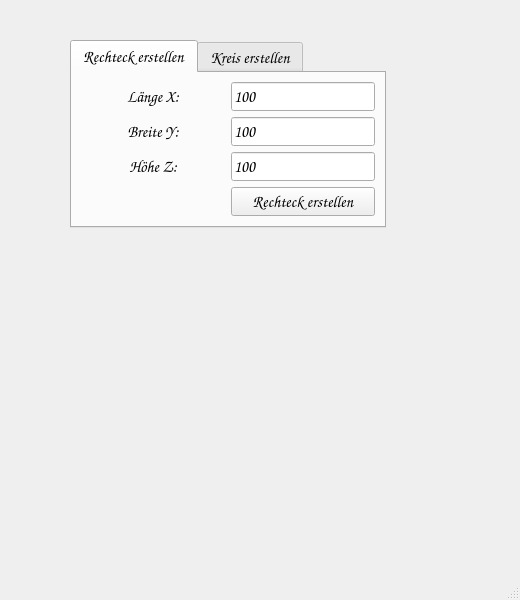
<?xml version="1.0" encoding="UTF-8"?>
<ui version="4.0">
 <class>frm_main_window</class>
 <widget class="QMainWindow" name="frm_main_window">
  <property name="geometry">
   <rect>
    <x>0</x>
    <y>0</y>
    <width>520</width>
    <height>600</height>
   </rect>
  </property>
  <property name="windowTitle">
   <string>MainWindow</string>
  </property>
  <widget class="QWidget" name="centralwidget">
   <widget class="QTabWidget" name="tw_rohteil_erstellen">
    <property name="geometry">
     <rect>
      <x>70</x>
      <y>40</y>
      <width>316</width>
      <height>188</height>
     </rect>
    </property>
    <property name="font">
     <font>
      <family>Comic Sans MS</family>
      <pointsize>12</pointsize>
      <bold>false</bold>
     </font>
    </property>
    <property name="focusPolicy">
     <enum>Qt::FocusPolicy::NoFocus</enum>
    </property>
    <property name="currentIndex">
     <number>0</number>
    </property>
    <widget class="QWidget" name="tab_rechteck">
     <attribute name="title">
      <string>Rechteck erstellen</string>
     </attribute>
     <layout class="QGridLayout" name="gridLayout">
      <item row="0" column="0">
       <widget class="QLabel" name="lb_rechteck_laenge">
        <property name="font">
         <font>
          <family>Comic Sans MS</family>
          <pointsize>12</pointsize>
          <bold>false</bold>
         </font>
        </property>
        <property name="text">
         <string>Länge X:</string>
        </property>
        <property name="alignment">
         <set>Qt::AlignmentFlag::AlignCenter</set>
        </property>
       </widget>
      </item>
      <item row="0" column="1">
       <widget class="QLineEdit" name="le_rechteck_laenge">
        <property name="text">
         <string>100</string>
        </property>
       </widget>
      </item>
      <item row="1" column="0">
       <widget class="QLabel" name="lb_rechteck_breite">
        <property name="font">
         <font>
          <family>Comic Sans MS</family>
          <pointsize>12</pointsize>
          <bold>false</bold>
         </font>
        </property>
        <property name="text">
         <string>Breite Y:</string>
        </property>
        <property name="alignment">
         <set>Qt::AlignmentFlag::AlignCenter</set>
        </property>
       </widget>
      </item>
      <item row="1" column="1">
       <widget class="QLineEdit" name="le_rechteck_breite">
        <property name="font">
         <font>
          <family>Comic Sans MS</family>
          <pointsize>12</pointsize>
          <bold>false</bold>
         </font>
        </property>
        <property name="text">
         <string>100</string>
        </property>
       </widget>
      </item>
      <item row="2" column="0">
       <widget class="QLabel" name="lb_rechteck_hoehe">
        <property name="font">
         <font>
          <family>Comic Sans MS</family>
          <pointsize>12</pointsize>
          <bold>false</bold>
         </font>
        </property>
        <property name="text">
         <string>Höhe Z:</string>
        </property>
        <property name="alignment">
         <set>Qt::AlignmentFlag::AlignCenter</set>
        </property>
       </widget>
      </item>
      <item row="2" column="1">
       <widget class="QLineEdit" name="le_rechteck_hoehe">
        <property name="font">
         <font>
          <family>Comic Sans MS</family>
          <pointsize>12</pointsize>
          <bold>false</bold>
         </font>
        </property>
        <property name="text">
         <string>100</string>
        </property>
       </widget>
      </item>
      <item row="3" column="1">
       <widget class="QPushButton" name="pb_rechteck">
        <property name="font">
         <font>
          <family>Comic Sans MS</family>
          <pointsize>12</pointsize>
          <bold>true</bold>
         </font>
        </property>
        <property name="text">
         <string>Rechteck erstellen</string>
        </property>
       </widget>
      </item>
      <item row="3" column="0">
       <spacer name="horizontalSpacer">
        <property name="orientation">
         <enum>Qt::Orientation::Horizontal</enum>
        </property>
        <property name="sizeHint" stdset="0">
         <size>
          <width>40</width>
          <height>20</height>
         </size>
        </property>
       </spacer>
      </item>
     </layout>
    </widget>
    <widget class="QWidget" name="tab_kreis">
     <attribute name="title">
      <string>Kreis erstellen</string>
     </attribute>
     <layout class="QGridLayout" name="gridLayout_2">
      <item row="0" column="1">
       <widget class="QLineEdit" name="le_kreis_durchmesser">
        <property name="text">
         <string>100</string>
        </property>
       </widget>
      </item>
      <item row="2" column="0">
       <spacer name="horizontalSpacer_2">
        <property name="orientation">
         <enum>Qt::Orientation::Horizontal</enum>
        </property>
        <property name="sizeHint" stdset="0">
         <size>
          <width>40</width>
          <height>20</height>
         </size>
        </property>
       </spacer>
      </item>
      <item row="0" column="0">
       <widget class="QLabel" name="lb_kreis_durchmesser">
        <property name="font">
         <font>
          <family>Comic Sans MS</family>
          <pointsize>12</pointsize>
          <bold>false</bold>
         </font>
        </property>
        <property name="text">
         <string>Durchmesser:</string>
        </property>
        <property name="alignment">
         <set>Qt::AlignmentFlag::AlignCenter</set>
        </property>
       </widget>
      </item>
      <item row="1" column="1">
       <widget class="QLineEdit" name="le_kreis_hoehe">
        <property name="text">
         <string>100</string>
        </property>
       </widget>
      </item>
      <item row="1" column="0">
       <widget class="QLabel" name="lb_kreis_hoehe">
        <property name="font">
         <font>
          <family>Comic Sans MS</family>
          <pointsize>12</pointsize>
          <bold>false</bold>
         </font>
        </property>
        <property name="text">
         <string>Höhe:</string>
        </property>
        <property name="alignment">
         <set>Qt::AlignmentFlag::AlignCenter</set>
        </property>
       </widget>
      </item>
      <item row="2" column="1">
       <widget class="QPushButton" name="pb_kreis">
        <property name="font">
         <font>
          <family>Comic Sans MS</family>
          <pointsize>12</pointsize>
          <bold>true</bold>
         </font>
        </property>
        <property name="text">
         <string>Kreis erstellen</string>
        </property>
       </widget>
      </item>
     </layout>
    </widget>
   </widget>
  </widget>
  <widget class="QMenuBar" name="menubar">
   <property name="geometry">
    <rect>
     <x>0</x>
     <y>0</y>
     <width>520</width>
     <height>33</height>
    </rect>
   </property>
  </widget>
  <widget class="QStatusBar" name="statusbar"/>
 </widget>
 <resources/>
 <connections/>
</ui>
